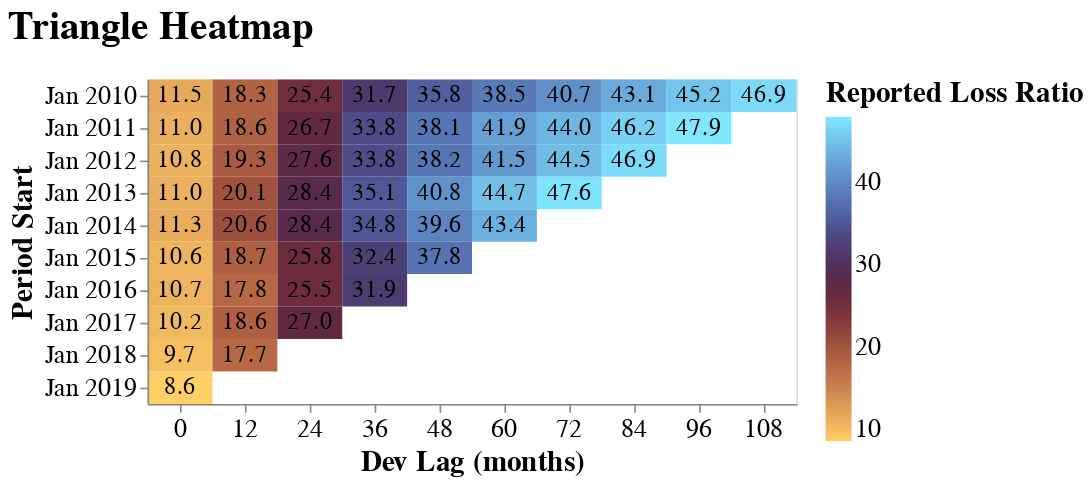

This figure's notebook cell:
### Code cell
triangle.plot_heatmap("Reported Loss Ratio")

### Figure 1 — Vega-Lite specification as saved in the notebook (floating-point values rounded to 4 significant figures)
{"autosize": {"contains": "content", "resize": true}, "config": {"style": {"group-title": {"fontSize": 24}, "group-subtitle": {"fontSize": 18}, "guide-label": {"fontSize": 16, "font": "sans-serif"}, "guide-title": {"fontSize": 18, "font": "sans-serif"}}, "mark": {"color": "#1f8fff"}, "title": {"anchor": "start", "offset": 20}, "legend": {"orient": "right", "titleAnchor": "start", "layout": {"direction": "vertical"}, "labelFontSize": 16.0, "titleFontSize": 18.0}, "axis": {"labelFontSize": 16.0, "titleFontSize": 18.0}}, "layer": [{"mark": {"type": "rect"}, "encoding": {"color": {"condition": {"param": "param_97", "field": "metric", "scale": {"range": ["#ffcf67", "#ecb15d", "#da9654", "#c87e4c", "#b66745", "#a1533e", "#8a3f3a", "#733039", "#5f2941", "#522c53", "#4c3a6d", "#4d4e8a", "#5264a4", "#597bb8", "#6293cb", "#6caddc", "#76c9ed", "#81e7ff"]}, "title": "Reported Loss Ratio", "type": "quantitative"}, "value": "gray"}, "stroke": {"condition": [{"test": "((datum.metric_sd / datum.metric) > 0)", "value": "black"}]}, "strokeWidth": {"condition": [{"test": "((datum.metric_sd / datum.metric) > 0)", "value": 3}], "value": 0}, "tooltip": [{"field": "period_start", "title": "Period Start", "type": "temporal"}, {"field": "period_end", "title": "Period End", "type": "temporal"}, {"field": "evaluation_date", "title": "Evaluation Date", "type": "temporal"}, {"field": "dev_lag", "title": "Dev Lag (months)", "type": "ordinal"}, {"field": "metric", "title": "Reported Loss Ratio", "type": "quantitative"}], "x": {"axis": {"labelAngle": 0}, "field": "dev_lag", "title": "Dev Lag (months)", "type": "nominal"}, "y": {"field": "period_start", "scale": {"reverse": false}, "timeUnit": "yearmonth", "title": "Period Start", "type": "ordinal"}}, "name": "view_106", "title": {"text": "Reported Loss Ratio", "anchor": "middle", "font": "sans-serif", "fontSize": 12, "fontWeight": "normal"}}, {"mark": {"type": "text", "font": "sans-serif", "fontSize": 14.74}, "encoding": {"text": {"field": "metric", "format": ",.1f", "type": "quantitative"}, "x": {"axis": {"labelAngle": 0}, "field": "dev_lag", "title": "Dev Lag (months)", "type": "nominal"}, "y": {"field": "period_start", "scale": {"reverse": false}, "timeUnit": "yearmonth", "title": "Period Start", "type": "ordinal"}}, "title": {"text": "Reported Loss Ratio", "anchor": "middle", "font": "sans-serif", "fontSize": 12, "fontWeight": "normal"}}], "data": {"values": [{"period_start": "2010-01-01T00:00:00", "period_end": "2010-12-31T00:00:00", "evaluation_date": "2010-12-31T00:00:00", "dev_lag": 0.0, "metric": 11.48, "metric_sd": 0, "metric_lower_ci": null, "metric_upper_ci": null, "Field": "Reported Loss Ratio"}, {"period_start": "2010-01-01T00:00:00", "period_end": "2010-12-31T00:00:00", "evaluation_date": "2011-12-31T00:00:00", "dev_lag": 12.0, "metric": 18.27, "metric_sd": 0, "metric_lower_ci": null, "metric_upper_ci": null, "Field": "Reported Loss Ratio"}, {"period_start": "2010-01-01T00:00:00", "period_end": "2010-12-31T00:00:00", "evaluation_date": "2012-12-31T00:00:00", "dev_lag": 24.0, "metric": 25.36, "metric_sd": 0, "metric_lower_ci": null, "metric_upper_ci": null, "Field": "Reported Loss Ratio"}, {"period_start": "2010-01-01T00:00:00", "period_end": "2010-12-31T00:00:00", "evaluation_date": "2013-12-31T00:00:00", "dev_lag": 36.0, "metric": 31.72, "metric_sd": 0, "metric_lower_ci": null, "metric_upper_ci": null, "Field": "Reported Loss Ratio"}, {"period_start": "2010-01-01T00:00:00", "period_end": "2010-12-31T00:00:00", "evaluation_date": "2014-12-31T00:00:00", "dev_lag": 48.0, "metric": 35.76, "metric_sd": 0, "metric_lower_ci": null, "metric_upper_ci": null, "Field": "Reported Loss Ratio"}, {"period_start": "2010-01-01T00:00:00", "period_end": "2010-12-31T00:00:00", "evaluation_date": "2015-12-31T00:00:00", "dev_lag": 60.0, "metric": 38.49, "metric_sd": 0, "metric_lower_ci": null, "metric_upper_ci": null, "Field": "Reported Loss Ratio"}, {"period_start": "2010-01-01T00:00:00", "period_end": "2010-12-31T00:00:00", "evaluation_date": "2016-12-31T00:00:00", "dev_lag": 72.0, "metric": 40.7, "metric_sd": 0, "metric_lower_ci": null, "metric_upper_ci": null, "Field": "Reported Loss Ratio"}, {"period_start": "2010-01-01T00:00:00", "period_end": "2010-12-31T00:00:00", "evaluation_date": "2017-12-31T00:00:00", "dev_lag": 84.0, "metric": 43.08, "metric_sd": 0, "metric_lower_ci": null, "metric_upper_ci": null, "Field": "Reported Loss Ratio"}, {"period_start": "2010-01-01T00:00:00", "period_end": "2010-12-31T00:00:00", "evaluation_date": "2018-12-31T00:00:00", "dev_lag": 96.0, "metric": 45.25, "metric_sd": 0, "metric_lower_ci": null, "metric_upper_ci": null, "Field": "Reported Loss Ratio"}, {"period_start": "2010-01-01T00:00:00", "period_end": "2010-12-31T00:00:00", "evaluation_date": "2019-12-31T00:00:00", "dev_lag": 108.0, "metric": 46.92, "metric_sd": 0, "metric_lower_ci": null, "metric_upper_ci": null, "Field": "Reported Loss Ratio"}, {"period_start": "2011-01-01T00:00:00", "period_end": "2011-12-31T00:00:00", "evaluation_date": "2011-12-31T00:00:00", "dev_lag": 0.0, "metric": 10.97, "metric_sd": 0, "metric_lower_ci": null, "metric_upper_ci": null, "Field": "Reported Loss Ratio"}, {"period_start": "2011-01-01T00:00:00", "period_end": "2011-12-31T00:00:00", "evaluation_date": "2012-12-31T00:00:00", "dev_lag": 12.0, "metric": 18.55, "metric_sd": 0, "metric_lower_ci": null, "metric_upper_ci": null, "Field": "Reported Loss Ratio"}, {"period_start": "2011-01-01T00:00:00", "period_end": "2011-12-31T00:00:00", "evaluation_date": "2013-12-31T00:00:00", "dev_lag": 24.0, "metric": 26.72, "metric_sd": 0, "metric_lower_ci": null, "metric_upper_ci": null, "Field": "Reported Loss Ratio"}, {"period_start": "2011-01-01T00:00:00", "period_end": "2011-12-31T00:00:00", "evaluation_date": "2014-12-31T00:00:00", "dev_lag": 36.0, "metric": 33.8, "metric_sd": 0, "metric_lower_ci": null, "metric_upper_ci": null, "Field": "Reported Loss Ratio"}, {"period_start": "2011-01-01T00:00:00", "period_end": "2011-12-31T00:00:00", "evaluation_date": "2015-12-31T00:00:00", "dev_lag": 48.0, "metric": 38.14, "metric_sd": 0, "metric_lower_ci": null, "metric_upper_ci": null, "Field": "Reported Loss Ratio"}, {"period_start": "2011-01-01T00:00:00", "period_end": "2011-12-31T00:00:00", "evaluation_date": "2016-12-31T00:00:00", "dev_lag": 60.0, "metric": 41.89, "metric_sd": 0, "metric_lower_ci": null, "metric_upper_ci": null, "Field": "Reported Loss Ratio"}, {"period_start": "2011-01-01T00:00:00", "period_end": "2011-12-31T00:00:00", "evaluation_date": "2017-12-31T00:00:00", "dev_lag": 72.0, "metric": 43.99, "metric_sd": 0, "metric_lower_ci": null, "metric_upper_ci": null, "Field": "Reported Loss Ratio"}, {"period_start": "2011-01-01T00:00:00", "period_end": "2011-12-31T00:00:00", "evaluation_date": "2018-12-31T00:00:00", "dev_lag": 84.0, "metric": 46.2, "metric_sd": 0, "metric_lower_ci": null, "metric_upper_ci": null, "Field": "Reported Loss Ratio"}, {"period_start": "2011-01-01T00:00:00", "period_end": "2011-12-31T00:00:00", "evaluation_date": "2019-12-31T00:00:00", "dev_lag": 96.0, "metric": 47.89, "metric_sd": 0, "metric_lower_ci": null, "metric_upper_ci": null, "Field": "Reported Loss Ratio"}, {"period_start": "2012-01-01T00:00:00", "period_end": "2012-12-31T00:00:00", "evaluation_date": "2012-12-31T00:00:00", "dev_lag": 0.0, "metric": 10.77, "metric_sd": 0, "metric_lower_ci": null, "metric_upper_ci": null, "Field": "Reported Loss Ratio"}, {"period_start": "2012-01-01T00:00:00", "period_end": "2012-12-31T00:00:00", "evaluation_date": "2013-12-31T00:00:00", "dev_lag": 12.0, "metric": 19.27, "metric_sd": 0, "metric_lower_ci": null, "metric_upper_ci": null, "Field": "Reported Loss Ratio"}, {"period_start": "2012-01-01T00:00:00", "period_end": "2012-12-31T00:00:00", "evaluation_date": "2014-12-31T00:00:00", "dev_lag": 24.0, "metric": 27.61, "metric_sd": 0, "metric_lower_ci": null, "metric_upper_ci": null, "Field": "Reported Loss Ratio"}, {"period_start": "2012-01-01T00:00:00", "period_end": "2012-12-31T00:00:00", "evaluation_date": "2015-12-31T00:00:00", "dev_lag": 36.0, "metric": 33.8, "metric_sd": 0, "metric_lower_ci": null, "metric_upper_ci": null, "Field": "Reported Loss Ratio"}, {"period_start": "2012-01-01T00:00:00", "period_end": "2012-12-31T00:00:00", "evaluation_date": "2016-12-31T00:00:00", "dev_lag": 48.0, "metric": 38.17, "metric_sd": 0, "metric_lower_ci": null, "metric_upper_ci": null, "Field": "Reported Loss Ratio"}, {"period_start": "2012-01-01T00:00:00", "period_end": "2012-12-31T00:00:00", "evaluation_date": "2017-12-31T00:00:00", "dev_lag": 60.0, "metric": 41.5, "metric_sd": 0, "metric_lower_ci": null, "metric_upper_ci": null, "Field": "Reported Loss Ratio"}, {"period_start": "2012-01-01T00:00:00", "period_end": "2012-12-31T00:00:00", "evaluation_date": "2018-12-31T00:00:00", "dev_lag": 72.0, "metric": 44.46, "metric_sd": 0, "metric_lower_ci": null, "metric_upper_ci": null, "Field": "Reported Loss Ratio"}, {"period_start": "2012-01-01T00:00:00", "period_end": "2012-12-31T00:00:00", "evaluation_date": "2019-12-31T00:00:00", "dev_lag": 84.0, "metric": 46.93, "metric_sd": 0, "metric_lower_ci": null, "metric_upper_ci": null, "Field": "Reported Loss Ratio"}, {"period_start": "2013-01-01T00:00:00", "period_end": "2013-12-31T00:00:00", "evaluation_date": "2013-12-31T00:00:00", "dev_lag": 0.0, "metric": 10.98, "metric_sd": 0, "metric_lower_ci": null, "metric_upper_ci": null, "Field": "Reported Loss Ratio"}, {"period_start": "2013-01-01T00:00:00", "period_end": "2013-12-31T00:00:00", "evaluation_date": "2014-12-31T00:00:00", "dev_lag": 12.0, "metric": 20.09, "metric_sd": 0, "metric_lower_ci": null, "metric_upper_ci": null, "Field": "Reported Loss Ratio"}, {"period_start": "2013-01-01T00:00:00", "period_end": "2013-12-31T00:00:00", "evaluation_date": "2015-12-31T00:00:00", "dev_lag": 24.0, "metric": 28.39, "metric_sd": 0, "metric_lower_ci": null, "metric_upper_ci": null, "Field": "Reported Loss Ratio"}, {"period_start": "2013-01-01T00:00:00", "period_end": "2013-12-31T00:00:00", "evaluation_date": "2016-12-31T00:00:00", "dev_lag": 36.0, "metric": 35.13, "metric_sd": 0, "metric_lower_ci": null, "metric_upper_ci": null, "Field": "Reported Loss Ratio"}, {"period_start": "2013-01-01T00:00:00", "period_end": "2013-12-31T00:00:00", "evaluation_date": "2017-12-31T00:00:00", "dev_lag": 48.0, "metric": 40.76, "metric_sd": 0, "metric_lower_ci": null, "metric_upper_ci": null, "Field": "Reported Loss Ratio"}, {"period_start": "2013-01-01T00:00:00", "period_end": "2013-12-31T00:00:00", "evaluation_date": "2018-12-31T00:00:00", "dev_lag": 60.0, "metric": 44.71, "metric_sd": 0, "metric_lower_ci": null, "metric_upper_ci": null, "Field": "Reported Loss Ratio"}, {"period_start": "2013-01-01T00:00:00", "period_end": "2013-12-31T00:00:00", "evaluation_date": "2019-12-31T00:00:00", "dev_lag": 72.0, "metric": 47.6, "metric_sd": 0, "metric_lower_ci": null, "metric_upper_ci": null, "Field": "Reported Loss Ratio"}, {"period_start": "2014-01-01T00:00:00", "period_end": "2014-12-31T00:00:00", "evaluation_date": "2014-12-31T00:00:00", "dev_lag": 0.0, "metric": 11.32, "metric_sd": 0, "metric_lower_ci": null, "metric_upper_ci": null, "Field": "Reported Loss Ratio"}, {"period_start": "2014-01-01T00:00:00", "period_end": "2014-12-31T00:00:00", "evaluation_date": "2015-12-31T00:00:00", "dev_lag": 12.0, "metric": 20.6, "metric_sd": 0, "metric_lower_ci": null, "metric_upper_ci": null, "Field": "Reported Loss Ratio"}, {"period_start": "2014-01-01T00:00:00", "period_end": "2014-12-31T00:00:00", "evaluation_date": "2016-12-31T00:00:00", "dev_lag": 24.0, "metric": 28.39, "metric_sd": 0, "metric_lower_ci": null, "metric_upper_ci": null, "Field": "Reported Loss Ratio"}, {"period_start": "2014-01-01T00:00:00", "period_end": "2014-12-31T00:00:00", "evaluation_date": "2017-12-31T00:00:00", "dev_lag": 36.0, "metric": 34.84, "metric_sd": 0, "metric_lower_ci": null, "metric_upper_ci": null, "Field": "Reported Loss Ratio"}, {"period_start": "2014-01-01T00:00:00", "period_end": "2014-12-31T00:00:00", "evaluation_date": "2018-12-31T00:00:00", "dev_lag": 48.0, "metric": 39.58, "metric_sd": 0, "metric_lower_ci": null, "metric_upper_ci": null, "Field": "Reported Loss Ratio"}, {"period_start": "2014-01-01T00:00:00", "period_end": "2014-12-31T00:00:00", "evaluation_date": "2019-12-31T00:00:00", "dev_lag": 60.0, "metric": 43.4, "metric_sd": 0, "metric_lower_ci": null, "metric_upper_ci": null, "Field": "Reported Loss Ratio"}, {"period_start": "2015-01-01T00:00:00", "period_end": "2015-12-31T00:00:00", "evaluation_date": "2015-12-31T00:00:00", "dev_lag": 0.0, "metric": 10.64, "metric_sd": 0, "metric_lower_ci": null, "metric_upper_ci": null, "Field": "Reported Loss Ratio"}, {"period_start": "2015-01-01T00:00:00", "period_end": "2015-12-31T00:00:00", "evaluation_date": "2016-12-31T00:00:00", "dev_lag": 12.0, "metric": 18.74, "metric_sd": 0, "metric_lower_ci": null, "metric_upper_ci": null, "Field": "Reported Loss Ratio"}, {"period_start": "2015-01-01T00:00:00", "period_end": "2015-12-31T00:00:00", "evaluation_date": "2017-12-31T00:00:00", "dev_lag": 24.0, "metric": 25.81, "metric_sd": 0, "metric_lower_ci": null, "metric_upper_ci": null, "Field": "Reported Loss Ratio"}, {"period_start": "2015-01-01T00:00:00", "period_end": "2015-12-31T00:00:00", "evaluation_date": "2018-12-31T00:00:00", "dev_lag": 36.0, "metric": 32.36, "metric_sd": 0, "metric_lower_ci": null, "metric_upper_ci": null, "Field": "Reported Loss Ratio"}, {"period_start": "2015-01-01T00:00:00", "period_end": "2015-12-31T00:00:00", "evaluation_date": "2019-12-31T00:00:00", "dev_lag": 48.0, "metric": 37.75, "metric_sd": 0, "metric_lower_ci": null, "metric_upper_ci": null, "Field": "Reported Loss Ratio"}, {"period_start": "2016-01-01T00:00:00", "period_end": "2016-12-31T00:00:00", "evaluation_date": "2016-12-31T00:00:00", "dev_lag": 0.0, "metric": 10.71, "metric_sd": 0, "metric_lower_ci": null, "metric_upper_ci": null, "Field": "Reported Loss Ratio"}, {"period_start": "2016-01-01T00:00:00", "period_end": "2016-12-31T00:00:00", "evaluation_date": "2017-12-31T00:00:00", "dev_lag": 12.0, "metric": 17.81, "metric_sd": 0, "metric_lower_ci": null, "metric_upper_ci": null, "Field": "Reported Loss Ratio"}, {"period_start": "2016-01-01T00:00:00", "period_end": "2016-12-31T00:00:00", "evaluation_date": "2018-12-31T00:00:00", "dev_lag": 24.0, "metric": 25.52, "metric_sd": 0, "metric_lower_ci": null, "metric_upper_ci": null, "Field": "Reported Loss Ratio"}, {"period_start": "2016-01-01T00:00:00", "period_end": "2016-12-31T00:00:00", "evaluation_date": "2019-12-31T00:00:00", "dev_lag": 36.0, "metric": 31.93, "metric_sd": 0, "metric_lower_ci": null, "metric_upper_ci": null, "Field": "Reported Loss Ratio"}, {"period_start": "2017-01-01T00:00:00", "period_end": "2017-12-31T00:00:00", "evaluation_date": "2017-12-31T00:00:00", "dev_lag": 0.0, "metric": 10.17, "metric_sd": 0, "metric_lower_ci": null, "metric_upper_ci": null, "Field": "Reported Loss Ratio"}, {"period_start": "2017-01-01T00:00:00", "period_end": "2017-12-31T00:00:00", "evaluation_date": "2018-12-31T00:00:00", "dev_lag": 12.0, "metric": 18.63, "metric_sd": 0, "metric_lower_ci": null, "metric_upper_ci": null, "Field": "Reported Loss Ratio"}, {"period_start": "2017-01-01T00:00:00", "period_end": "2017-12-31T00:00:00", "evaluation_date": "2019-12-31T00:00:00", "dev_lag": 24.0, "metric": 27.02, "metric_sd": 0, "metric_lower_ci": null, "metric_upper_ci": null, "Field": "Reported Loss Ratio"}, {"period_start": "2018-01-01T00:00:00", "period_end": "2018-12-31T00:00:00", "evaluation_date": "2018-12-31T00:00:00", "dev_lag": 0.0, "metric": 9.737, "metric_sd": 0, "metric_lower_ci": null, "metric_upper_ci": null, "Field": "Reported Loss Ratio"}, {"period_start": "2018-01-01T00:00:00", "period_end": "2018-12-31T00:00:00", "evaluation_date": "2019-12-31T00:00:00", "dev_lag": 12.0, "metric": 17.75, "metric_sd": 0, "metric_lower_ci": null, "metric_upper_ci": null, "Field": "Reported Loss Ratio"}, {"period_start": "2019-01-01T00:00:00", "period_end": "2019-12-31T00:00:00", "evaluation_date": "2019-12-31T00:00:00", "dev_lag": 0.0, "metric": 8.562, "metric_sd": 0, "metric_lower_ci": null, "metric_upper_ci": null, "Field": "Reported Loss Ratio"}]}, "height": 200, "params": [{"name": "param_97", "select": {"type": "interval"}, "views": ["view_106"]}], "resolve": {"legend": {"color": "independent"}, "scale": {"color": "independent"}}, "title": {"text": "Triangle Heatmap"}, "width": 400, "$schema": "https://vega.github.io/schema/vega-lite/v5.20.1.json"}
